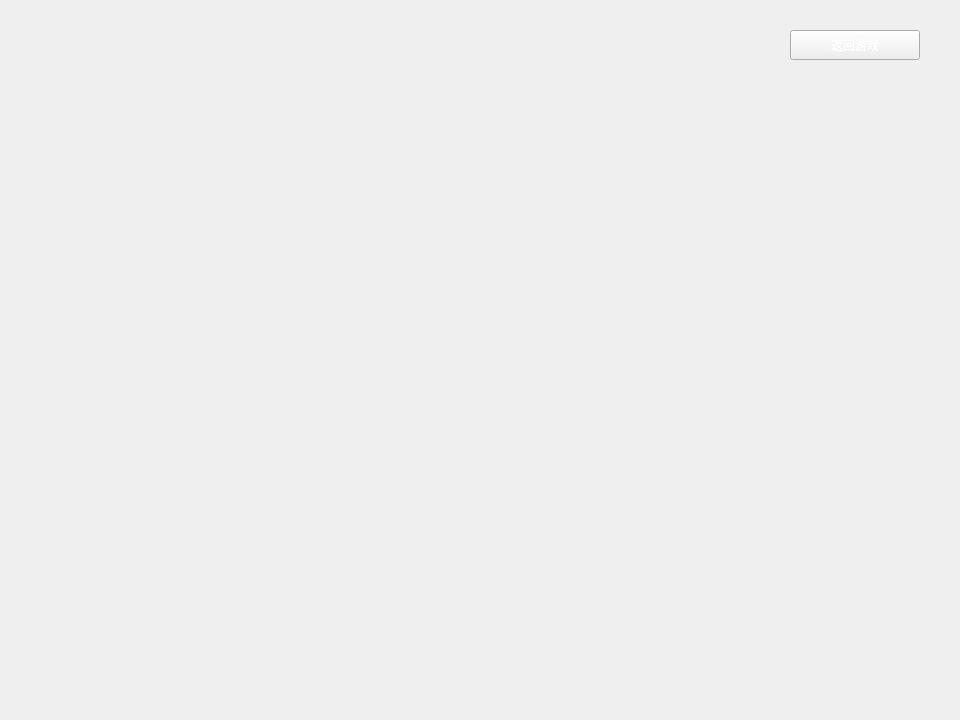
<?xml version="1.0" encoding="UTF-8"?>
<ui version="4.0">
 <class>charts_my</class>
 <widget class="QWidget" name="charts_my">
  <property name="geometry">
   <rect>
    <x>0</x>
    <y>0</y>
    <width>960</width>
    <height>720</height>
   </rect>
  </property>
  <property name="windowTitle">
   <string>Form</string>
  </property>
  <widget class="QPushButton" name="pushButton">
   <property name="geometry">
    <rect>
     <x>790</x>
     <y>30</y>
     <width>130</width>
     <height>30</height>
    </rect>
   </property>
   <property name="styleSheet">
    <string notr="true">background-image: url(:/res/res/startbtn/btn_orange.png);
color: rgb(255, 255, 255);
font: 10pt &quot;方正少儿简体&quot;;</string>
   </property>
   <property name="text">
    <string>返回游戏</string>
   </property>
  </widget>
 </widget>
 <resources/>
 <connections/>
</ui>
